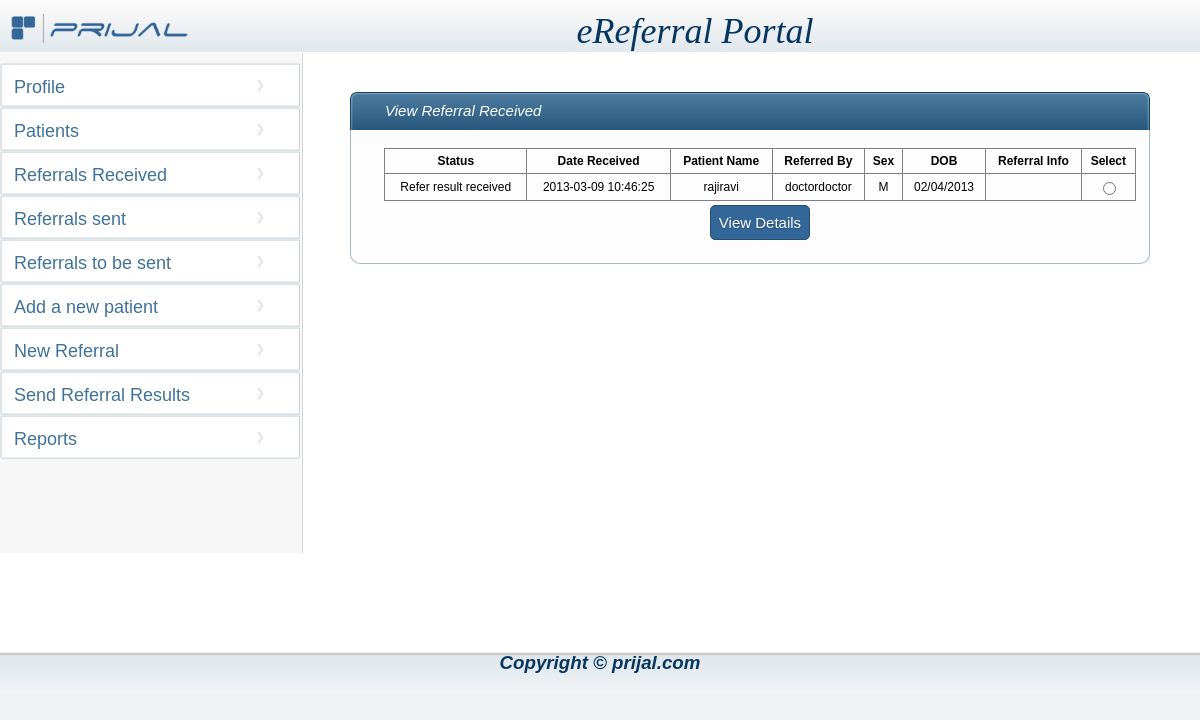
The app's page /phps/viewreferralreceived.php?status_cd=3 (signed in), older data.
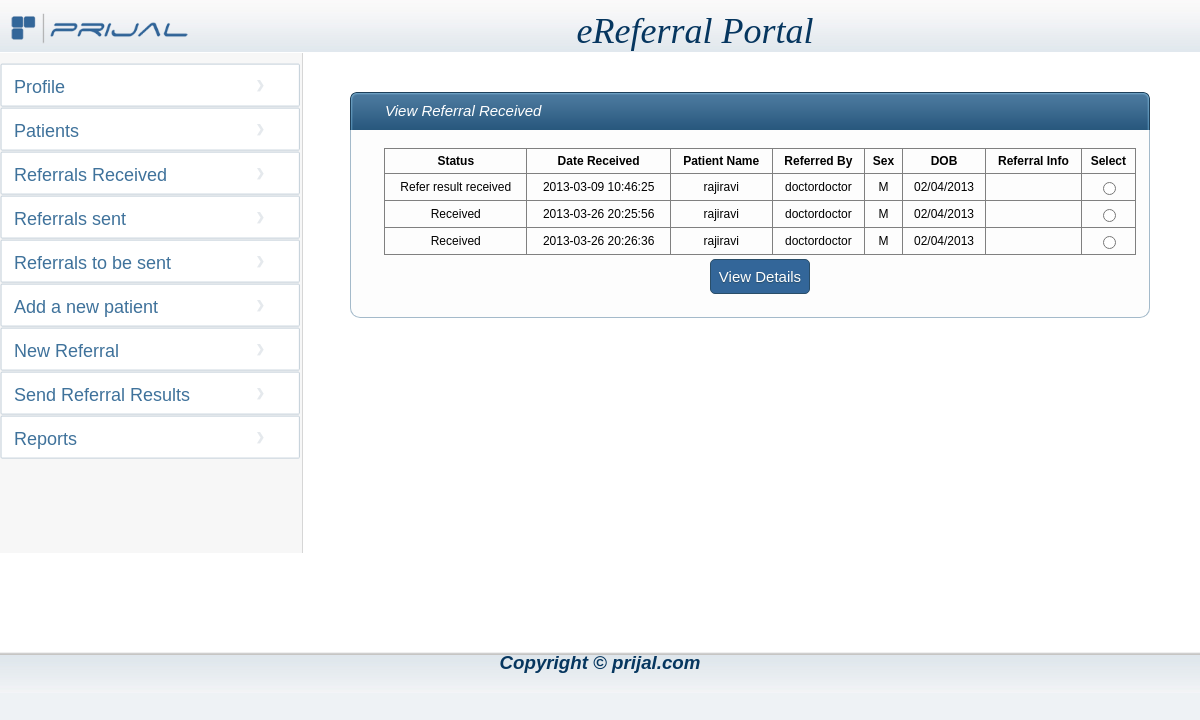
The same page, newer data.
### tables this page shows
CREATE TABLE IF NOT EXISTS `dr_patient_refrl` (
  `REFERRAL_ID` int(11) NOT NULL AUTO_INCREMENT,
  `STAFF_ID` int(11) NOT NULL,
  `PATIENT_ID` int(11) NOT NULL,
  `RFRNG_STATUS_CD` smallint(6) DEFAULT NULL,
  `RFRNG_DATE` timestamp NULL DEFAULT CURRENT_TIMESTAMP ON UPDATE CURRENT_TIMESTAMP,
  `TESTS_TO_PERFORM_TXT` varchar(250) DEFAULT NULL,
  `SPCL_INST_TXT` varchar(250) DEFAULT NULL,
  `OTHER_COMMENTS_TXT` varchar(250) DEFAULT NULL,
  `RFRD_STAFF_ID` int(11) NOT NULL,
  `RFRD_STATUS_CD` smallint(6) DEFAULT NULL,
  `RFRD_DATE` date DEFAULT NULL,
  `RFRD_RESULTS_TXT` varchar(250) DEFAULT NULL,
  `RFRD_COMMENTS_TXT` varchar(250) DEFAULT NULL,
  `RFRD_RECMMD_TRMT_TXT` varchar(250) DEFAULT NULL,
  `APPOINTMENT_DATE` date DEFAULT NULL,
  `attachment1` varchar(80) DEFAULT NULL,
  `attachment2` varchar(80) DEFAULT NULL,
  `attachment3` varchar(80) DEFAULT NULL,
  `attachment4` varchar(80) DEFAULT NULL,
  `attachment5` varchar(80) DEFAULT NULL,
  PRIMARY KEY (`REFERRAL_ID`),
  KEY `DR_PATIENT_REFRL_FK1` (`STAFF_ID`,`PATIENT_ID`),
  KEY `DR_PATIENT_REFRL_FK2` (`RFRNG_STATUS_CD`),
  KEY `DR_PATIENT_REFRL_FK3` (`RFRD_STAFF_ID`),
  KEY `DR_PATIENT_REFRL_FK4` (`RFRD_STATUS_CD`)
);

CREATE TABLE IF NOT EXISTS `rf_rfrl_status` (
  `RFRL_STATUS_CD` smallint(6) NOT NULL,
  `DESCRIPTION` varchar(32) NOT NULL,
  PRIMARY KEY (`RFRL_STATUS_CD`),
  UNIQUE KEY `U1_RF_RFRL_STATUS` (`DESCRIPTION`)
);

CREATE TABLE IF NOT EXISTS `patient` (
  `PATIENT_ID` int(11) NOT NULL AUTO_INCREMENT,
  `LAST_NAME` varchar(64) DEFAULT NULL,
  `MIDDLE_NAME` varchar(64) DEFAULT NULL,
  `FIRST_NAME` varchar(64) DEFAULT NULL,
  `MEDICAL_HISTORY_ID` int(11) DEFAULT NULL,
  `ALLERGY_ID` int(11) DEFAULT NULL,
  `EMAIL_ADDRESS` varchar(128) DEFAULT NULL,
  `GENDER_CD` smallint(128) DEFAULT NULL,
  `GENDER_REPLACE` varchar(64) DEFAULT 'M',
  `DATE_OF_BIRTH` varchar(64) DEFAULT '01/01/1900',
  `ACCOUNT_ID` int(11) DEFAULT NULL,
  `ADDR_street1` varchar(128) DEFAULT NULL,
  `ADDR_CITY` varchar(64) DEFAULT NULL,
  `ADDR_STATE` varchar(64) DEFAULT NULL,
  `ZIP_CD` varchar(64) DEFAULT NULL,
  `WORK_PHONE` varchar(64) DEFAULT NULL,
  `CELL_PHONE` varchar(64) DEFAULT NULL,
  `NOTIFICATION_PRE` varchar(16) DEFAULT 'E',
  PRIMARY KEY (`PATIENT_ID`),
  UNIQUE KEY `PATIENT_U1` (`ACCOUNT_ID`),
  KEY `PATIENT_FK1` (`GENDER_CD`)
);

CREATE TABLE IF NOT EXISTS `org_staff` (
  `STAFF_ID` int(11) NOT NULL AUTO_INCREMENT,
  `ORG_ID` int(11) DEFAULT NULL,
  `ORG_NAME` varchar(128) DEFAULT NULL,
  `STAFF_TYPE_CD` smallint(6) DEFAULT NULL,
  `SPCLTY_TYPE_CD` smallint(6) DEFAULT NULL,
  `SPECIALTY` varchar(64) DEFAULT NULL,
  `LAST_NAME` varchar(64) DEFAULT NULL,
  `MIDDLE_NAME` varchar(64) DEFAULT NULL,
  `FIRST_NAME` varchar(64) DEFAULT NULL,
  `GENDER` varchar(16) DEFAULT 'M',
  `EMAIL_ADDRESS` varchar(128) DEFAULT NULL,
  `WORK_PHONE` varchar(64) DEFAULT NULL,
  `CELL_PHONE` varchar(64) DEFAULT NULL,
  `NOTIFICATION_PRE` varchar(16) DEFAULT 'E',
  `ACCOUNT_ID` int(11) NOT NULL,
  PRIMARY KEY (`STAFF_ID`),
  UNIQUE KEY `ORG_STAFF_U1` (`ACCOUNT_ID`),
  KEY `ORG_STAFF_FK1` (`ORG_ID`),
  KEY `ORG_STAFF_FK2` (`STAFF_TYPE_CD`),
  KEY `ORG_STAFF_FK3` (`SPCLTY_TYPE_CD`)
);

### includes/global.inc.php (called while the page is built, shortened)
<?php
require_once '../classes/DB.class.php';
$db = new DB();
?>

### classes/DB.class.php (called while the page is built, shortened)
<?php
class DB{
    public function getReferrals($doctor_account_id, $status_cd) {
        $sql = "SELECT staff_id from org_staff where account_id='$doctor_account_id'";
        $result = mysql_query($sql);
        $row = mysql_fetch_assoc($result);
        $staff_id = $row['staff_id'];
        if ($status_cd == 3) {
            $result = mysql_query("SELECT dr_patient_refrl.referral_id, dr_patient_refrl.rfrng_date, patient.last_name,patient.first_name,
						patient.GENDER_REPLACE,patient.date_of_birth, rf_rfrl_status.description, org_staff.last_name as ln,org_staff.first_name as fn
						from  dr_patient_refrl left outer join patient on dr_patient_refrl.patient_id=patient.patient_id
						left outer join rf_rfrl_status on  dr_patient_refrl.rfrd_status_cd=rf_rfrl_status.rfrl_status_cd
						left outer join org_staff on dr_patient_refrl.staff_id= org_staff.staff_id
						where dr_patient_refrl.rfrd_staff_id='$staff_id' and ( dr_patient_refrl.rfrd_status_cd='$status_cd' || dr_patient_refrl.RFRNG_STATUS_CD=7 ) ");
        }
        return $result;
    }
}
?>

### phps/viewreferralreceived.php (the view, shortened to what this page needs)
<?php
require_once '../includes/global.inc.php';
if (!isset($_POST['action'])) {
    include( "header.php");
    ?>
    <tr>
        <td style="background-color:white;height:600px;width:300px;vertical-align:middle;">
    <?php
    include( "navigationd.php");
    $account_id = $_SESSION['staff_account_id'];
    if (isset($_GET['status_cd'])) {
        $result = $db->getReferrals($account_id, $_GET['status_cd']);
    }
    ?>
        </td>
        <td style="background-color:white;width:900px;text-align:top;float:left;">
            <table style="margin: 40px 50px 40px;width:800px" cellpadding="0px" cellspacing="0px;" >
                <tr><td >
                        <span class="left-box"></span><span class="cent-box" style="width:758px;">View Referral Received </span><span class="right-box"></span>
                    </td></tr>
                <tr><td>
                        <table class="main" style="width:100%;">
                            <tr >
                                <td><p>
                                    <table class="viewRecords" style="width:100%;border-collapse:collapse" border="1" cellspacing="0" cellpadding="0" 	>
                                        <tr class="bold">
                                            <td>Status</td><td>Date Received</td><td>Patient Name</td><td>Referred By</td><td>Sex</td><td>DOB</td><td>Referral Info</td><td>Select</td></tr>
    <?php
    while ($row = mysql_fetch_array($result)) {
        echo "<tr>";
        echo "<td>" . $row['description'] . "</td>";
        echo "<td>" . $row['rfrng_date'] . "</td>";
        echo "<td>" . $row['first_name'] . $row['last_name'] . "</td>";
        echo "<td>" . $row['fn'] . $row['ln'] . "</td>";
        echo "<td>" . $row['GENDER_REPLACE'] . "</td>";
        echo "<td>" . $row['date_of_birth'] . "</td>";
        echo "<td>" . "</td>";
        echo "<td><input type=\"radio\" name=\"dv_account_id\" value=\"" . $row['referral_id'] . "\"></td>";
        echo "</tr>";
    }
    ?>
                                    </table>
                                    </p>
                                </td>
                            </tr>
                            <tr>
                                <td style="text-align:center" >
                                    <div>
                                        <p> <input type="submit" name="action" value="View Details" style="background-color: #336699;border-radius:5px;height: 35px; width: 100px"/>
                                        </p>
                                    </div>
                                </td></tr>
                        </table>
                    </td></tr></table>
        </td>
    </tr>
    <?php
    include( "footer.php");
    ?>
    </table>
    </form>
    </body>
    </html>
    <?php
}
?>

Row changes from the older to the newer data that the page shows:
added dr_patient_refrl: RFRD_STATUS_CD.DESCRIPTION "Received", RFRNG_DATE "2013-03-26 20:25:56", patient.FIRST_NAME "raji", patient.LAST_NAME "ravi", org_staff.FIRST_NAME "doctor", org_staff.LAST_NAME "doctor", patient.GENDER_REPLACE "M", patient.DATE_OF_BIRTH "02/04/2013"
added dr_patient_refrl: RFRD_STATUS_CD.DESCRIPTION "Received", RFRNG_DATE "2013-03-26 20:26:36", patient.FIRST_NAME "raji", patient.LAST_NAME "ravi", org_staff.FIRST_NAME "doctor", org_staff.LAST_NAME "doctor", patient.GENDER_REPLACE "M", patient.DATE_OF_BIRTH "02/04/2013"
